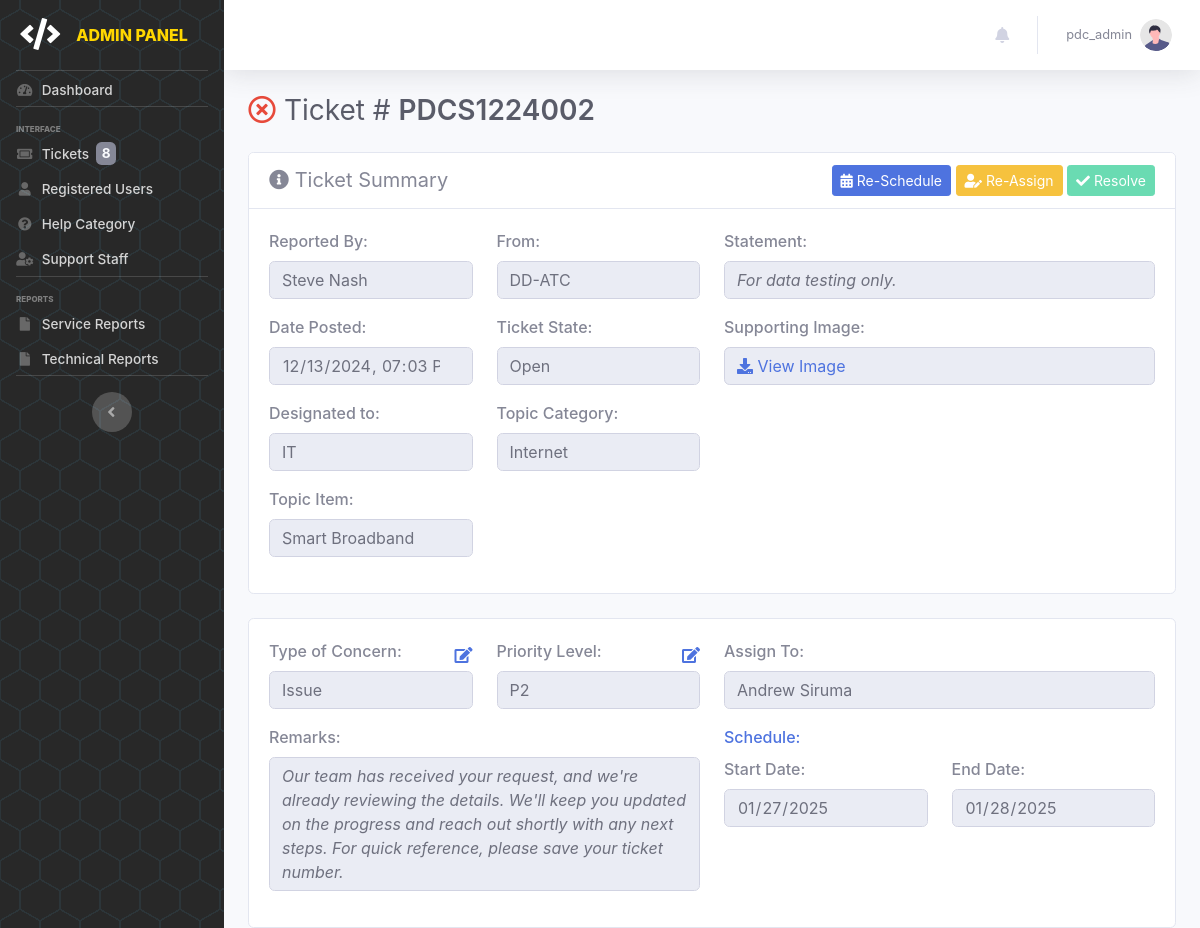
Page /pages/admin/admin.view-ticket.php?id=PDCS1224002 (signed in) on the earlier database version.
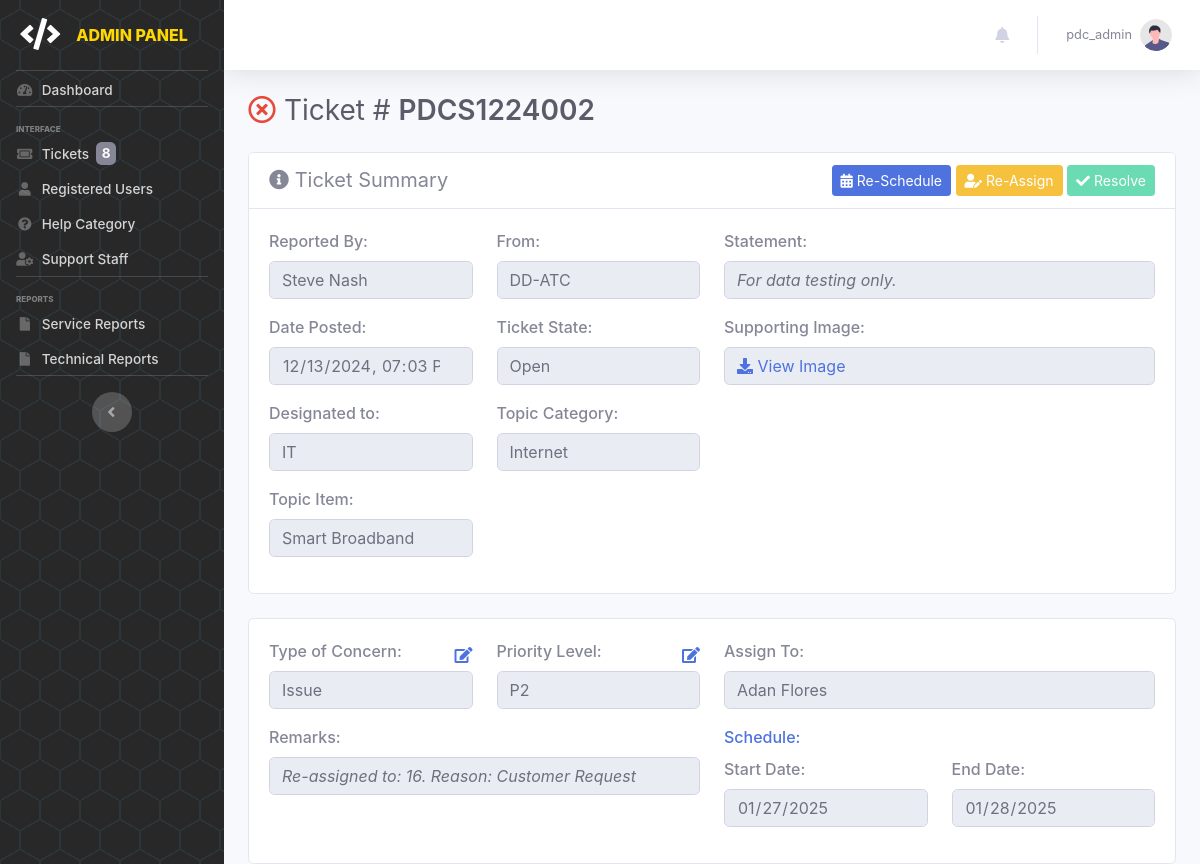
Same page on the later database version.
### tables this page shows
CREATE TABLE `tbl_tickets` (
  `id` int(100) NOT NULL,
  `ticket_num` varchar(1000) NOT NULL,
  `outlet` varchar(1000) NOT NULL,
  `reported_by` varchar(100) NOT NULL,
  `designation` enum('1','2') NOT NULL,
  `topiccateg` varchar(1000) NOT NULL,
  `topicitem` varchar(1000) NOT NULL,
  `img_name` varchar(1000) NOT NULL,
  `file_path` varchar(1000) NOT NULL,
  `description` varchar(5000) NOT NULL,
  `priority_type` varchar(100) DEFAULT NULL,
  `concern_type` enum('Issue','Request') DEFAULT NULL,
  `status` enum('1','2','3','4','5') NOT NULL DEFAULT '2',
  `remark` varchar(1000) NOT NULL,
  `sched_start` date DEFAULT NULL,
  `sched_end` date DEFAULT NULL,
  `assigned` varchar(1000) NOT NULL,
  `msg_ses` varchar(5000) NOT NULL DEFAULT '0',
  `rprt` enum('0','1') NOT NULL DEFAULT '0',
  `date_posted` datetime(6) NOT NULL DEFAULT current_timestamp(6),
  `date_modified` datetime(6) DEFAULT current_timestamp(6),
  `date_closed` datetime DEFAULT NULL
);

CREATE TABLE `tbl_useraccounts` (
  `id` int(11) NOT NULL,
  `name` varchar(100) NOT NULL,
  `username` varchar(100) NOT NULL,
  `password` varchar(255) NOT NULL,
  `role` enum('admin','it-admin','maintenance-admin','office','outlet','it','maintenance') NOT NULL,
  `status` enum('Active','Inactive') NOT NULL DEFAULT 'Active',
  `created` datetime(6) DEFAULT current_timestamp(6),
  `updated` datetime(6) DEFAULT current_timestamp(6) ON UPDATE current_timestamp(6)
);

CREATE TABLE `tbl_itemcategory` (
  `id` int(100) NOT NULL,
  `name` varchar(100) NOT NULL,
  `img_name` varchar(1000) NOT NULL,
  `img_path` varchar(1000) NOT NULL,
  `status` enum('1','0') NOT NULL DEFAULT '1',
  `designation` enum('1','2') NOT NULL
);

CREATE TABLE `tbl_itemlist` (
  `id` int(100) NOT NULL,
  `name` varchar(100) NOT NULL,
  `status` enum('0','1') NOT NULL DEFAULT '1',
  `category` varchar(100) NOT NULL
);

### pages/admin/admin.view-ticket.php (the view, shortened to what the rows shown need)
<?php
    include('admin.header.php');
    $ticket_num = $_GET['id'];
    $ticket_qry = mysqli_query($conn, "SELECT t.*, t.status AS ticket_status, u.name AS outlet_name, c.name AS categ_name, l.name AS item_name, a.id AS staff_id, a.name AS staff_name
        FROM tbl_tickets t
        LEFT JOIN tbl_useraccounts u ON t.outlet = u.id
        LEFT JOIN tbl_itemcategory c ON t.topiccateg = c.id
        LEFT JOIN tbl_itemlist l ON t.topicitem = l.id
        LEFT JOIN tbl_useraccounts a ON t.assigned = a.id
        WHERE t.ticket_num = '$ticket_num'");
    $ticket_row = mysqli_fetch_array($ticket_qry);
    $datePosted = new DateTime($ticket_row['date_posted']);
    $formattedDatePosted = $datePosted->format('Y-m-d\TH:i');
    if ($ticket_row["ticket_status"]== '1') {
        $ticket_status = "Open";
    } elseif ($ticket_row["status"]== '2') {
        $ticket_status = "Pending";
    } elseif ($ticket_row["status"]== '3') {
        $ticket_status = "Rejected";
    } elseif ($ticket_row["status"]== '4') {
        $ticket_status = "Re-Scheduled";
    } elseif ($ticket_row["status"]== '5') {
        $ticket_status = "Closed";
    }
    if ($ticket_row["designation"]== '1') {
        $ticket_dept = "IT";
    } elseif ($ticket_row["designation"]== '2') {
        $ticket_dept = "Maintenance";
    }
?>
    <div class="container-fluid">
        <div class="d-sm-flex align-items-center justify-content-between mb-4">
            <h1 class="h3 mb-0 text-gray-800"><a href="
            <?php
                if ($ticket_row["ticket_status"] == '1' || $ticket_row["ticket_status"] == '4') {
                    echo "ticket?tab=open";
                } elseif ($ticket_row["status"]== '2') {
                    echo "ticket?tab=pending";
                } elseif ($ticket_row["status"]== '3') {
                    echo "ticket?tab=rejected";
                } elseif ($ticket_row['sched_end'] < date('Y-m-d H:i:s') && $ticket_row['ticket_status'] != '5') {
                    echo "ticket?tab=overdue";
                } elseif ($ticket_row["status"]== '5') {
                    echo "ticket?tab=closed";
                }
            ?>
            " class="text-danger"><i class="far fa-times-circle"></i></a>&nbsp;Ticket # <span style="font-weight: 600;"><?php echo $ticket_num; ?></span></h1>
        </div>
        <div class="card mt-4">
            <div class="card-body">
                <div class="row">
                    <div class="col-md-6">
                        <div class="row">
                            <div class="col-md-6">
                                <div class="form-group">
                                    <label for="reported_by">Reported By:</label>
                                    <input type="text" name="reported_by" id="reported_by" class="form-control" value="<?php echo $ticket_row['reported_by']; ?>" disabled>
                                </div>
                            </div>
                            <div class="col-md-6">
                                <div class="form-group">
                                    <label for="from">From:</label>
                                    <input type="text" name="from" id="from" class="form-control" value="<?php echo $ticket_row['outlet_name']; ?>" disabled>
                                </div>
                            </div>
                            <div class="col-md-6">
                                <div class="form-group">
                                    <label for="date-posted">Date Posted:</label>
                                    <input type="datetime-local" name="date-posted" id="date-posted" class="form-control" value="<?php echo $formattedDatePosted; ?>" disabled>
                                </div>
                            </div>
                            <div class="col-md-6">
                                <div class="form-group">
                                    <label for="status">Ticket State:</label>
                                    <input type="text" name="status" id="status" class="form-control" value="<?php echo $ticket_status; ?>" disabled>
                                </div>
                            </div>
                            <div class="col-md-6">
                                <div class="form-group">
                                    <label for="dept">Designated to:</label>
                                    <input type="text" name="dept" id="dept" class="form-control" value="<?php echo $ticket_dept; ?>" disabled>
                                </div>
                            </div>
                            <div class="col-md-6">
                                <div class="form-group">
                                    <label for="categ">Topic Category:</label>
                                    <input type="text" name="categ" id="categ" class="form-control" value="<?php echo $ticket_row['categ_name']; ?>" disabled>
                                </div>
                            </div>
                            <div class="col-md-6">
                                <div class="form-group">
                                    <label for="item">Topic Item:</label>
                                    <input type="text" name="item" id="item" class="form-control" value="<?php echo $ticket_row['item_name']; ?>" disabled>
                                </div>
                            </div>
                        </div>
                    </div>
                    <div class="col-md-6">
                        <div class="row">
                            <div class="col-md-12">
                                <div class="form-group">
                                    <p class="p-control"><i><?php echo $ticket_row['description']; ?></i></p>
                                </div>
                            </div>
                        </div>
                    </div>
                </div>
            </div>
        </div>
        <?php
                if ($ticket_row["ticket_status"] == '1' || $ticket_row["ticket_status"] == '4') {
        ?>
        <div class="card mt-4">
            <div class="card-body">
                <div class="row">
                    <div class="col-md-6">
                        <div class="row">
                            <div class="col-md-6">
                                <div class="form-group">
                                    <div class="d-flex justify-content-between align-items-center">
                                        <label for="concern_type">Type of Concern:</label>
                                        <a href="#" data-toggle="modal" data-target="#TCModal"><i class="fas fa-edit"></i></a>
                                    </div>
                                    <input type="text" name="concern_type" id="concern_type" class="form-control" value="<?php echo $ticket_row['concern_type']; ?>" disabled>
                                </div>
                            </div>
                            <div class="col-md-6">
                                <div class="form-group">
                                    <div class="d-flex justify-content-between align-items-center">
                                        <label for="priority_type">Priority Level:</label>
                                        <a href="#" data-toggle="modal" data-target="#PLModal"><i class="fas fa-edit"></i></a>
                                    </div>
                                    <input type="text" name="priority_type" id="priority_type" class="form-control" value="<?php echo $ticket_row['priority_type']; ?>" disabled>
                                </div>
                            </div>
                            <div class="col-md-12">
                                <div class="form-group">
                                    <label for="remarks">Remarks:</label>
                                    <p class="p-control"><i><?php echo $ticket_row['remark']; ?></i></p>
                                </div>
                            </div>
                        </div>
                    </div>
                    <div class="col-md-6">
                        <div class="row">
                            <div class="col-md-12">
                                <div class="form-group">
                                    <label for="assigned">Assign To:</label>
                                    <input type="text" name="assigned" id="assigned" class="form-control" value="<?php echo $ticket_row['staff_name']; ?>" disabled>
                                </div>
                            </div>
                            <div class="col-md-12">
                                <div class="form-group m-0">
                                    <label class="text-primary">Schedule:</label>
                                </div>
                            </div>
                            <div class="col-md-6">
                                <div class="form-group">
                                    <label for="startdate">Start Date:</label>
                                    <input type="date" name="startdate" id="startdate" class="form-control" value="<?php echo $ticket_row['sched_start']; ?>" disabled>
                                </div>
                            </div>
                            <div class="col-md-6">
                                <div class="form-group">
                                    <label for="enddate">End Date:</label>
                                    <input type="date" name="enddate" id="enddate" class="form-control" value="<?php echo $ticket_row['sched_end']; ?>" disabled>
                                </div>
                            </div>
                        </div>
                    </div>
                </div>
            </div>
        </div>
        <?php } ?>
    </div>
<?php
    include('admin.footer.php');
?>

Differences in the rows shown:
changed tbl_tickets "For data testing only.": remark "Our team has received your request, and we're already reviewing the details. We'll keep you updated on the progress and reach out shortly with any next steps. For quick reference, please save your ticket number." → "Re-assigned to: 16. Reason: Customer Request"; assigned "Andrew Siruma" → "Adan Flores"
